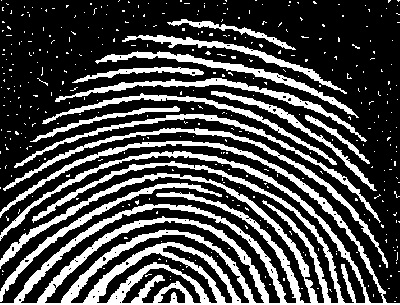
#> input picture Images/Fingerprint.jpg, 400 x 305 px; its folder holds 5 pictures in this run
$ jupyter execute 06_Fingerprint_Enhancement.ipynb
#> lines starting #> are read from the running program, lines starting #| are printed output that depends on the picture; after the words box and inside, x2 and y2 are one past the last pixel; in counts of white or black regions, pixels touching at a corner belong together
### **Fingerprint Enhancement with Morphology**

[](https://colab.research.google.com/github/jrafa1607/Computer_Vision_In_Python/blob/main/Algorithms/06_Fingerprint_Enhancement.ipynb)

> Fingerprint recognition depends on clean ridges. This image has impulsive noise: white specks in the valleys and black specks on the ridges. An **opening** removes the white specks, and a **closing** then fills the black ones, giving cleaner ridges for later steps such as thinning and minutiae extraction.

[cell 1]
# Import libraries and helpers (images load from ../Images locally, or from GitHub in Colab)
import os
import urllib.request

import cv2
import numpy as np
from matplotlib import pyplot as plt

BASE_URL = "https://raw.githubusercontent.com/jrafa1607/Computer_Vision_In_Python/main/Images/"

def load_image(name, flags=cv2.IMREAD_COLOR):
    """Returns the image in OpenCV format (BGR for color images)."""
#> called with name = 'Fingerprint.jpg', flags = 0
    local = os.path.join("..", "Images", name)
    if os.path.exists(local):
        data = np.fromfile(local, np.uint8)
    else:
        with urllib.request.urlopen(BASE_URL + name) as response:
            data = np.frombuffer(response.read(), np.uint8)
    return cv2.imdecode(data, flags)
#> returned value is the input picture: shape (305, 400); min 0, max 255, mean 74.5

def show(images, titles, size=(14, 4)):
    """Shows images side by side; color images are converted from BGR to RGB for Matplotlib."""
    fig, axes = plt.subplots(1, len(images), figsize=size)
    for ax, image, title in zip(np.atleast_1d(axes), images, titles):
        if image.ndim == 3:
            ax.imshow(cv2.cvtColor(image, cv2.COLOR_BGR2RGB))
        else:
            ax.imshow(image, cmap="gray", vmin=0, vmax=255)
        ax.set_title(title)
        ax.axis("off")
    plt.tight_layout()
    plt.show()

[cell 2]
# Load the fingerprint as a binary image
fingerprint = load_image("Fingerprint.jpg", cv2.IMREAD_GRAYSCALE)
_, binary = cv2.threshold(fingerprint, 0, 255, cv2.THRESH_BINARY + cv2.THRESH_OTSU)
#> binary: shape (305, 400); 29.1% white; 381 white regions (368 under 20 px), largest, box (x1, y1, x2, y2) and area: (0, 141, 400, 305) 19999, (3, 128, 388, 268) 1965, (14, 114, 381, 223) 1739
print("Image size:", binary.shape)
#| Image size: (305, 400)

[cell 3]
# Opening, then closing, with a small 3x3 structuring element
kernel = cv2.getStructuringElement(cv2.MORPH_RECT, (3, 3))
opened = cv2.morphologyEx(binary, cv2.MORPH_OPEN, kernel)
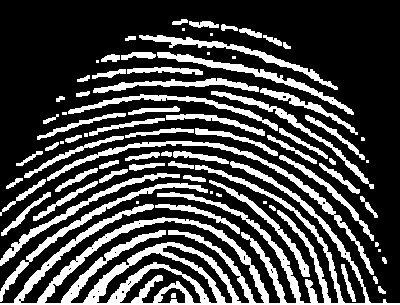
#> opened: shape (305, 400); 27.4% white; 79 white regions (16 under 20 px), largest, box (x1, y1, x2, y2) and area: (0, 161, 400, 305) 12873, (47, 141, 374, 275) 1886, (0, 183, 208, 302) 1362
cleaned = cv2.morphologyEx(opened, cv2.MORPH_CLOSE, kernel)
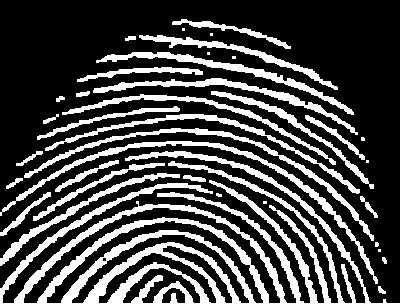
#> cleaned: shape (305, 400); 27.8% white; 37 white regions (10 under 20 px), largest, box (x1, y1, x2, y2) and area: (0, 151, 400, 305) 16524, (0, 141, 378, 284) 2177, (24, 128, 374, 241) 1779
show([binary, cv2.erode(binary, kernel), opened, cleaned],
     ["Original (noisy)", "Erosion", "Opening", "Opening + closing"], size=(16, 4.5))
#> the loop in show, `for ax, image, title in zip(np.atleast_1d(axes), images, titles):` made 4 passes
#> title on passes 1 to 4: 'Original (noisy)', 'Erosion', 'Opening', 'Opening + closing'
#> in show, `plt.show()`:
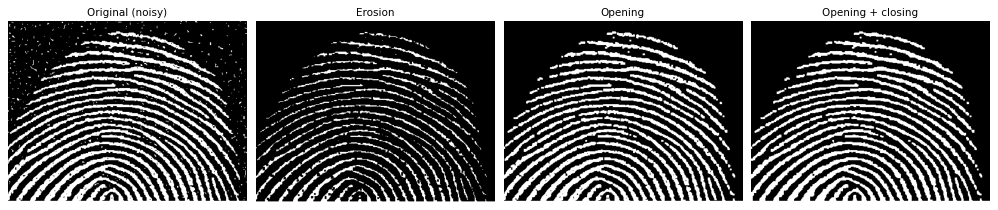
#> figure drawn by matplotlib, 4 panels

[cell 4]
# Measure the cleanup: number of separate white fragments before and after
for name, image in [("original", binary), ("cleaned", cleaned)]:
    count = cv2.connectedComponents(image)[0] - 1
    print(f"White fragments ({name}): {count}")
#> this loop made 2 passes
#> (name, count) on passes 1 to 2: ('original', 381), ('cleaned', 37)
#| White fragments (original): 381
#| White fragments (cleaned): 37
show([binary, cleaned], ["Original", "Final result"], size=(12, 5))
#> call 2 of show, with size = (12, 5)
#> the loop in show (call 2), `for ax, image, title in zip(np.atleast_1d(axes), images, titles):` made 2 passes
#> in show (call 2), `plt.show()`:
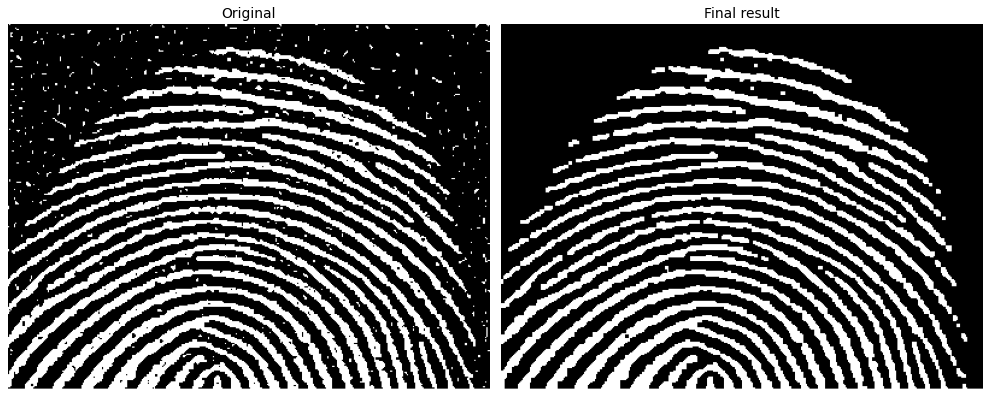
#> figure drawn by matplotlib, 2 panels
